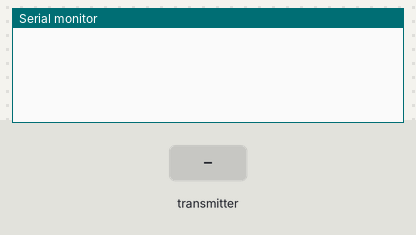
Simulated run of this sketch. Board: Arduino Uno, built with avr-gcc and run on an emulated ATmega328P. Parts: the last lines printed to the serial monitor. Inputs (shaded band) come from the test bench. No radio packets arrive unless stated.

Above: at 1.2 s.
1.3 s: the transmitter starts sending scene = 1
At 1.37 s:
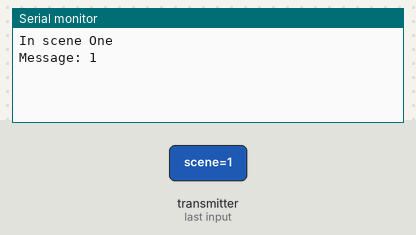
At 1.72 s:
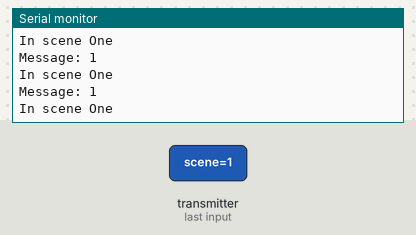

The sketch:

node_four.ino
```cpp
#include <SPI.h>
#include "nRF24L01.h"
#include "RF24.h"
#include "printf.h"
#include "EEPROM.h"
#include <string.h>

RF24 radio(9,10);

const uint64_t pipes[3] = { 0xF0F0F0F0A1LL, 0xF0F0F0F0B2LL, 0xF0F0F0F0C3LL};

void setup() {
  Serial.begin(38400);
  printf_begin();
  radio.begin();
  radio.enableDynamicPayloads();
  radio.setRetries(15, 15);
  radio.setChannel(90);

  radio.openReadingPipe(0, pipes[0]);
  radio.openReadingPipe(1, pipes[1]);
  radio.openReadingPipe(2, pipes[2]);
  radio.startListening();
}

void loop() {
  char scene = '0';
  char trash[32] = "";
  while (!radio.available()) { }
  radio.read(&scene, sizeof(scene));
  if (scene == '1')
    sceneOne();
  else
  {
    radio.read(&trash, sizeof(trash));
    String t = String(t);
    Serial.println("Trash: " + t);
  }
}

void sceneOne() {
  Serial.println("In scene One");
  char message[32] = "";
  memset(message, 0, 32);
  while (!radio.available()) { }
  radio.read(&message, sizeof(message));
  String m = String(message);
  printf("Node1 -> Node4\n\r");
  Serial.println("Message: " + m);
}
```

Measured:
- after the input at 1.3 s, the serial monitor: prints a new line at once (image 1)
